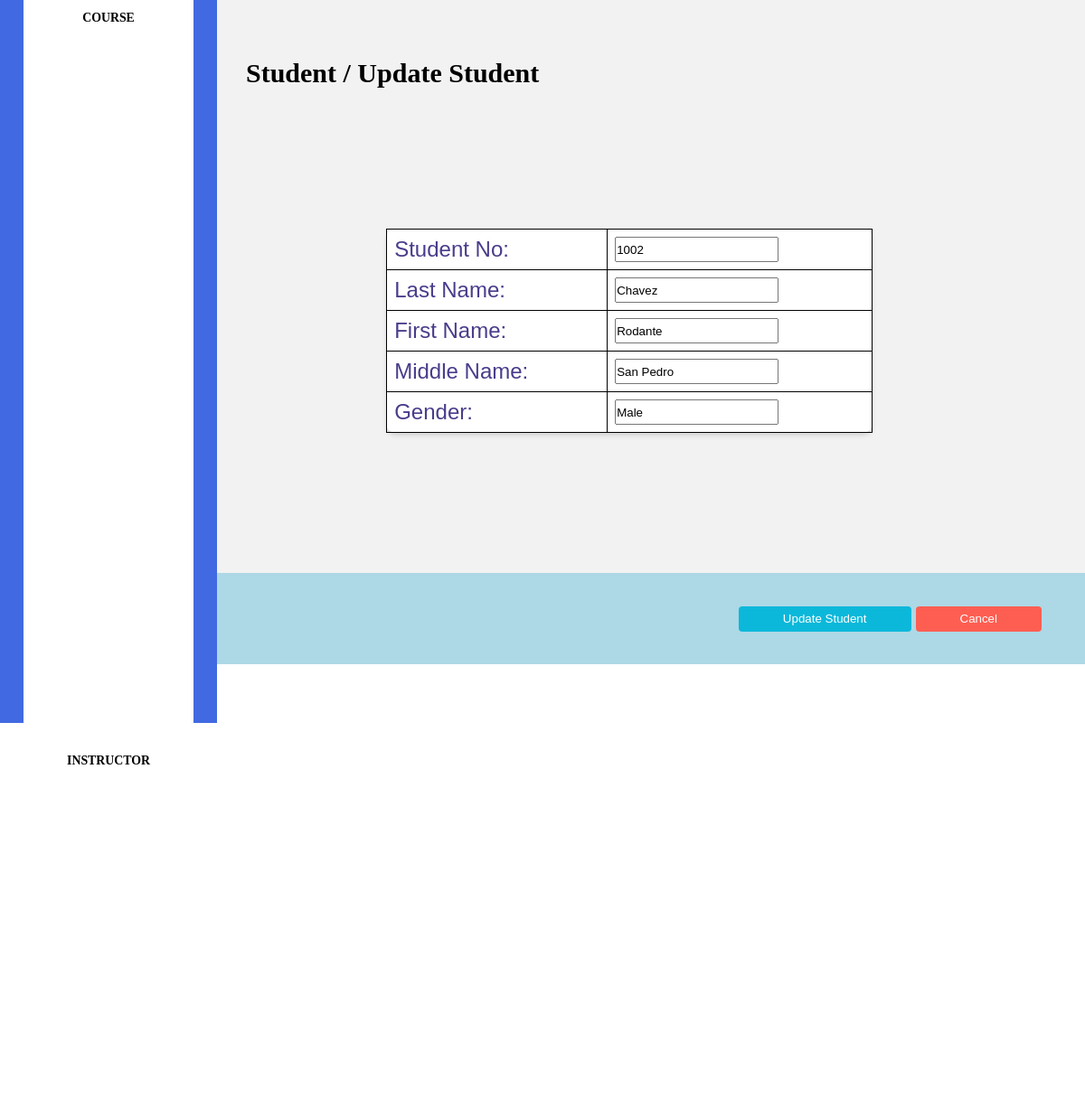
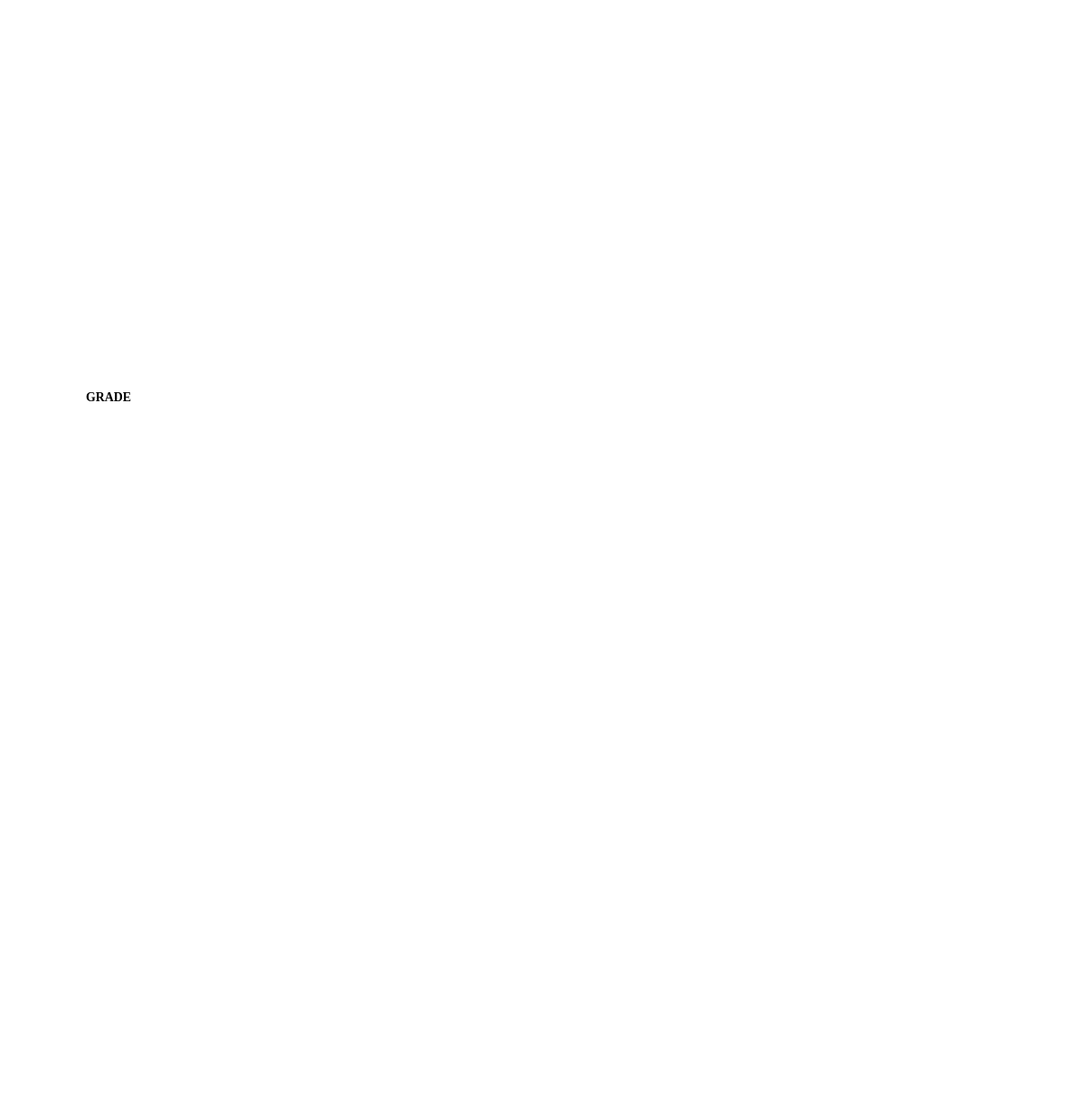
Page /student-management/editstudent.php?search=1002 on the committed database (2 pictures, top to bottom).
### tables this page shows
CREATE TABLE `tblstudent` (
  `fIdindex` int(11) NOT NULL,
  `fIdstudentno` varchar(50) NOT NULL,
  `fIdlastname` varchar(100) NOT NULL,
  `fIdfirstname` varchar(100) NOT NULL,
  `fIdmiddlename` varchar(100) NOT NULL,
  `fIdgender` varchar(50) NOT NULL
);

### student-management/editstudent.php (the view, shortened to what this page needs)
<?php
if (isset($_GET["search"])) {
  $ID = $_GET["search"];
  $con = mysqli_connect("localhost", "root", "", "dbschool");
  if ($result = mysqli_query($con, "SELECT * FROM tblstudent WHERE fIdstudentno = $ID")) {
    while ($row = mysqli_fetch_assoc($result)) {
      $u_student_number = $row["fIdstudentno"];
      $u_last_name = $row["fIdlastname"];
      $u_first_name = $row["fIdfirstname"];
      $u_middle_name = $row["fIdmiddlename"];
      $u_gender = $row["fIdgender"];
    }
  }
} else {
  die("<h1>bad request</h1><a href='menu.php'>go back</a>");
}
?>
<!DOCTYPE html>
<html lang="en">
<head>
  <link rel="stylesheet" href="stylesheet.css?v=<?php echo time(); ?>">
</head>
<body>
  <main>
    <nav>
      <ul>
        <li class="nav__link"><a href="#">Course</a></li>
        <li class="nav__link"><a href="#">Instructor</a></li>
        <li class="nav__link"><a href="#">Grade</a></li>
      </ul>
    </nav>
    <form class="form__layout" method="post">
      <section>
        <header>
          <h2>Student / Update Student</h2>
        </header>
        <table class="edit_Table">
          <tr>
            <td><label class="input-label" for="input_student_number">Student No:</label></td>
            <td><input class="input-field" type="number" name="input_student_number" value="<?= $u_student_number; ?>"></td>
          </tr>
          <tr>
            <td><label class="input-label" for="input_last_name">Last Name:</label></td>
            <td><input class="input-field" type="text" name="input_last_name" value="<?= $u_last_name; ?>"></td>
          </tr>
          <tr>
            <td><label class="input-label" for="input_first_name">First Name:</label></td>
            <td><input class="input-field" type="text" name="input_first_name" value="<?= $u_first_name; ?>"></td>
          </tr>
          <tr>
            <td><label class="input-label" for="input_middle_name">Middle Name:</label></td>
            <td><input class="input-field" type="text" name="input_middle_name" value="<?= $u_middle_name; ?>"></td>
          </tr>
          <tr>
            <td><label class="input-label" for="input_gender">Gender:</label></td>
            <td><input class="input-field" type="text" name="input_gender" value="<?= $u_gender; ?>"></td>
          </tr>
        </table>
      </section>
      <footer class="edit_footer">
        <input class="form__update form__btn" type="submit" name="button" value="Update Student">
        <input class="form__cancel form__btn" type="submit" name="button" value="Cancel" formaction="menu.php">
      </footer>
    </form>
  </main>
</body>
</html>

### student-management/stylesheet.css (style rules this page uses)
*, *::before, *::after { margin: 0; padding: 0; box-sizing: border-box; }
html, body { height: 100%; }
html { font-size: 100%; }
table { width: 60%; }
header { font-weight: bold; margin-bottom: 2.5vh; }
body { font-family: verdana; font-size: 2.5vh; }
table, th, tr, td { border: 1px solid black; border-collapse: collapse; font-family: arial; font-size: 3vh; color: darkslateblue; padding: 1vh; }
.edit_Table { background-color: #fff; border: 1px solid #c3c3c3; border-radius: 10px; box-shadow: rgba(0, 0, 0, 0.1) 0px 4px 6px -1px, rgba(0, 0, 0, 0.06) 0px 2px 4px -1px; margin: 9.7rem; padding: 0.75rem 1.5rem; width: 60%; }
input { height: 3.5vh; }
a, a:visited, a:hover { text-decoration: none; }
ul { list-style: none; }
main { display: grid; grid-template-columns: 240px 1fr; grid-template-rows: 80vh 20vh; grid-template-areas: 'sidebar table' 'sidebar footer'; }
nav { background-color: royalblue; display: grid; place-items: center; grid-area: sidebar; }
section { background-color: #f2f2f2; grid-area: table; padding: 4rem 2rem 0; overflow-y: scroll; -ms-overflow-style: none; scrollbar-width: none; }
footer { background-color: #0101010; }
.edit_Footer { background-color: lightblue; padding: 3.78% 3rem; text-align: right; }
.nav__link { text-align: center; padding: 0.325rem; }
.nav__link:not(:first-of-type) { margin-top: 0.75rem; }
.nav__link > a { background-color: white; color: black; display: block; font-size: 0.865rem; font-weight: 600; height: 100%; padding: 0.75rem 3rem; text-transform: uppercase; width: 100%; transition: all 150ms ease-in-out; }
table { background-color: #fff; border-collapse: collapse; box-shadow: rgba(0, 0, 0, 0.1) 0px 4px 6px -1px, rgba(0, 0, 0, 0.06) 0px 2px 4px -1px; font-size: 0.865rem; margin-top: 0.75rem; width: 100%; }
.form__btn { border: 1px solid transparent; border-radius: 4px; cursor: pointer; padding: 0.325rem 3rem; transition: all 150ms ease-in-out; text-align: center; }
.form__update { background-color: hsl(190, 90%, 45%); color: #fff; }
.form__cancel { background-color: hsl(4, 99%, 66%); color: #fff; }

### rows in the picture
tblstudent: input_student_number "1002", input_last_name "Chavez", input_first_name "Rodante", input_middle_name "San Pedro", input_gender "Male"
